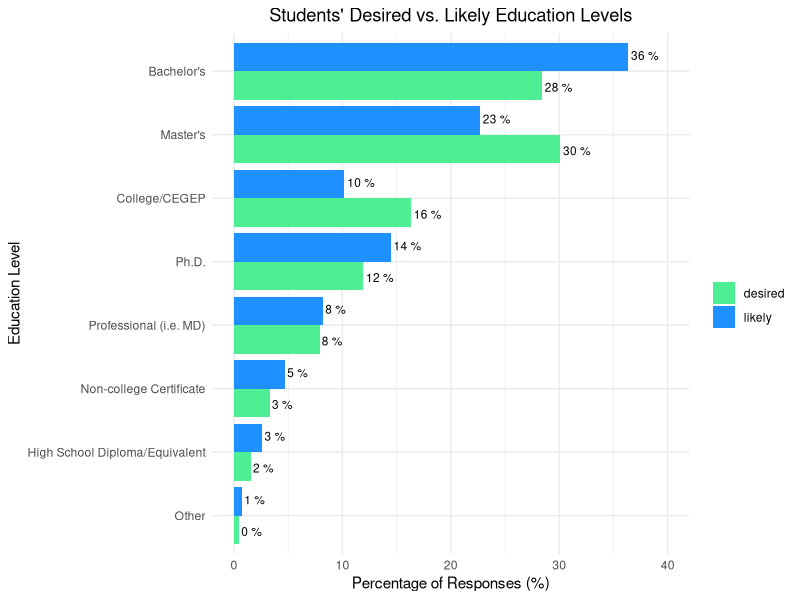
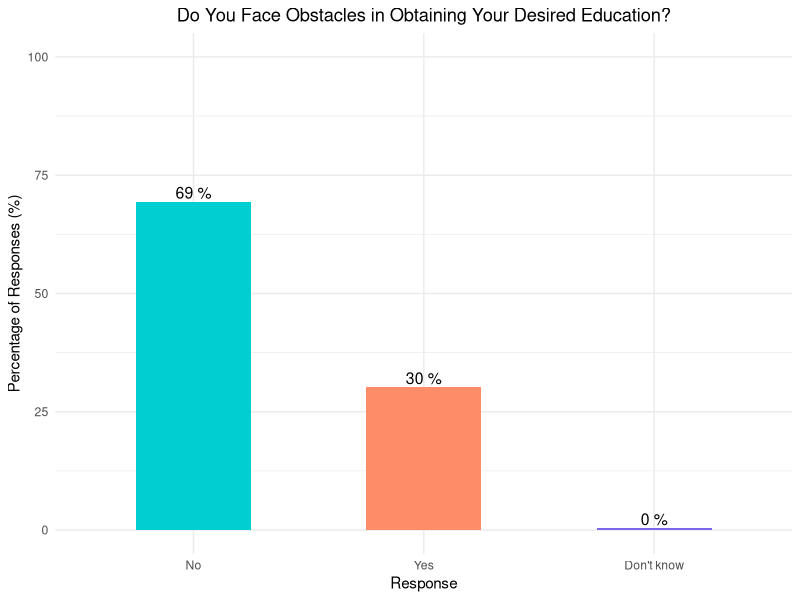
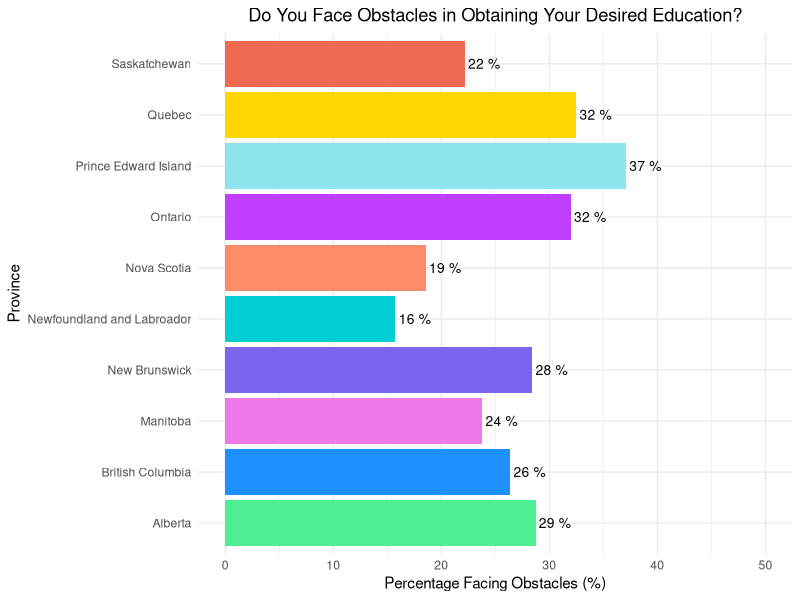
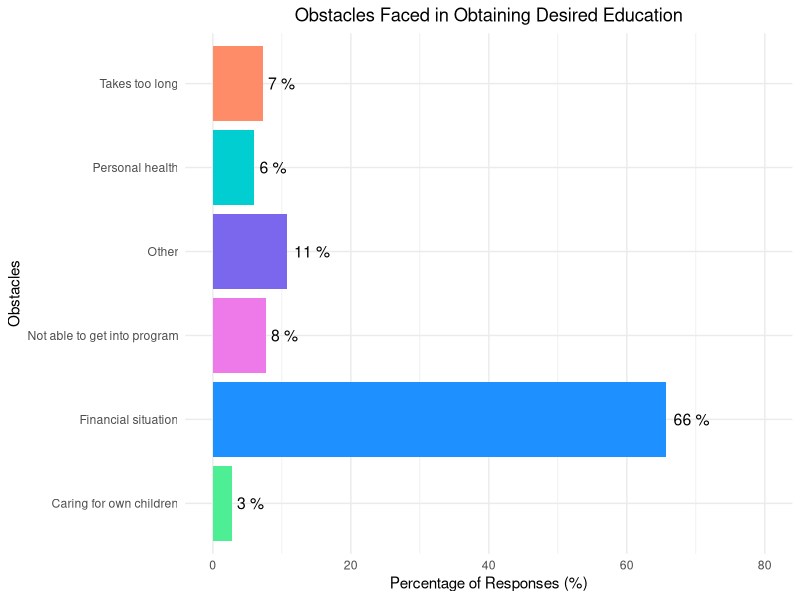
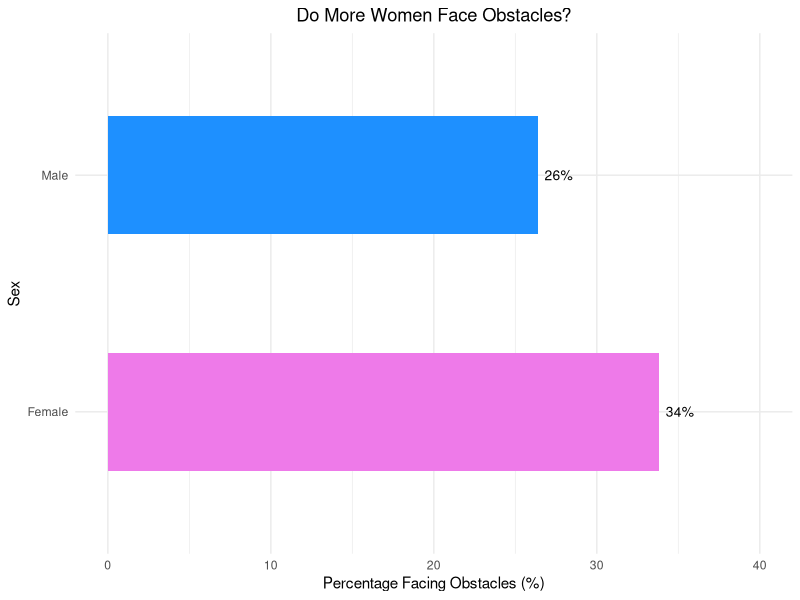
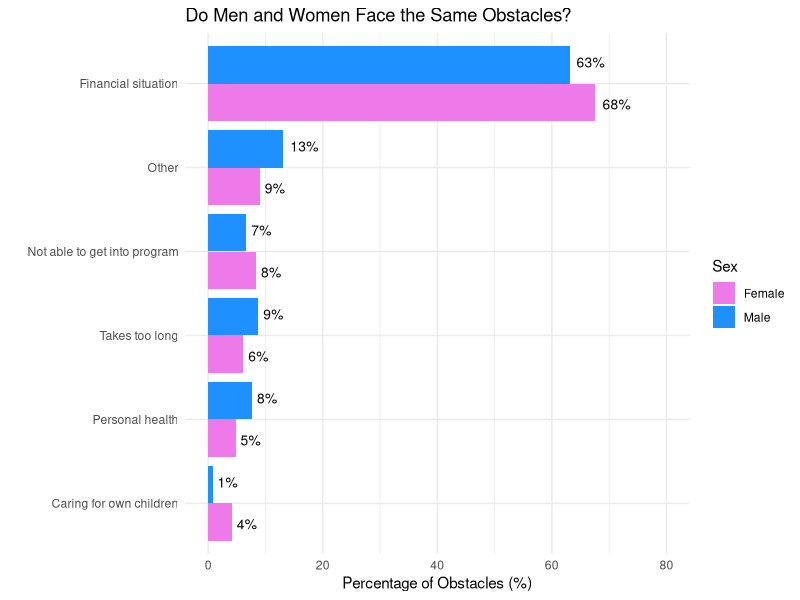
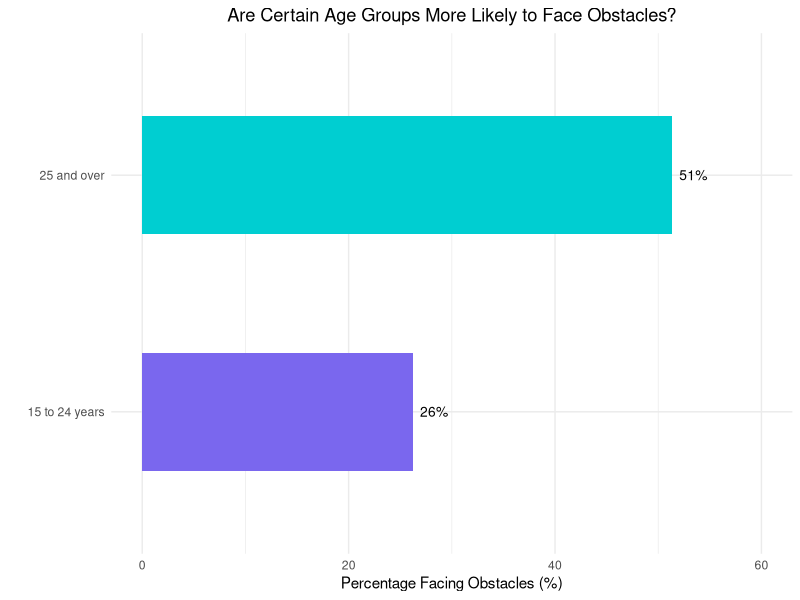
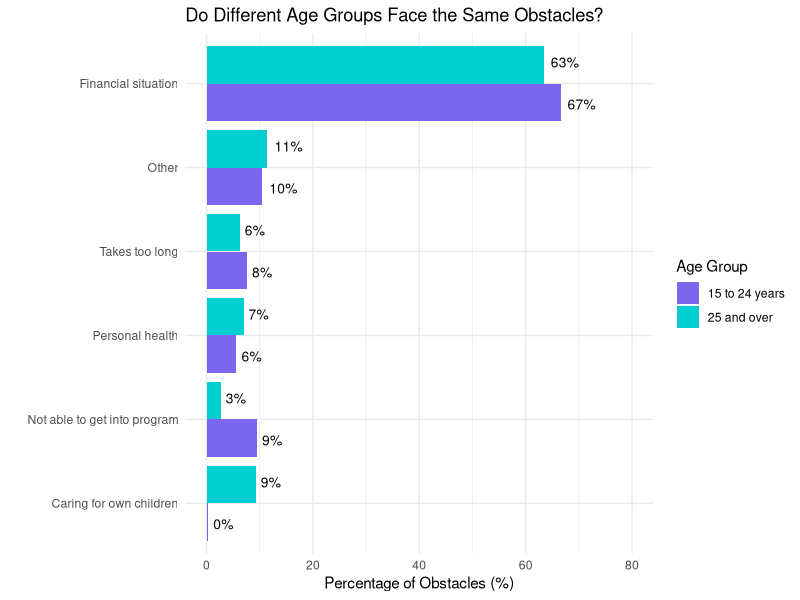

Generate these figures, in order, with R:
## ---- chunk 1
knitr::opts_chunk$set(echo = TRUE)
library(tidyverse)
library(dplyr)
library(kableExtra)

# header-includes:
#   - \usepackage{booktabs}
#   - \usepackage{subfig}
## ---- chunk 2
# tables 

mycols <- c("seagreen2", "dodgerblue","orchid2", "slateblue2",  "darkturquoise", "salmon1", "darkorchid1", "cadetblue2", "gold", "coral2") # my color palette

student_data <- read_csv("student_data.csv")  %>%
  mutate(age_group = ifelse(age_group == "15 to 24 years", 
                            "15 to 24 years", 
                            "25 and over")) %>% 
  mutate(obstacles_future_edu = ifelse(obstacles_future_edu == "Other - Specify", 
                                       "Other", 
                                       obstacles_future_edu)) # loading data

# counting sex 
sex_table <- student_data %>% 
  group_by(sex) %>% 
  summarise(n = sum(weight)) %>% 
  ungroup %>% 
  mutate(prop=paste(round(n/sum(n), 2)*100, "%")) 

# counting age group
age_table <- student_data %>% 
  group_by(age_group) %>% 
  summarise(n = sum(weight)) %>% 
  ungroup %>% 
  mutate(prop=paste(round(n/sum(n), 2)*100, "%")) 


prv_table <- student_data %>% 
  group_by(province) %>% 
  summarise(n = sum(weight)) %>% 
  ungroup %>% 
  mutate(prop=paste(round(n/sum(n), 2)*100, "%")) 

table <- rbind(sex_table, age_table %>% 
                 rename(sex = age_group), prv_table %>% 
                 rename(sex = province)) %>% 
  select(-n)
colnames(table) <- c("Variable", "Proportion")
table <- table %>% kbl(caption = "Student Demographics", align = c("lr")) %>% pack_rows("Sex", 1, 2) %>% pack_rows("Age Group", 3, 4) %>% pack_rows("Province", 5, 14) %>% kable_styling(bootstrap_options = c("condensed", "striped"))


## ---- chunk 3
table
## ---- chunk 4
# graphs 

# likely education levels 
likely_students <- student_data %>% 
  filter(likely_future_edu != "NA", desired_future_edu != "NA") %>% 
  group_by(likely_future_edu) %>% 
  summarise(n = sum(weight)) %>% 
  ungroup() %>% 
  mutate(future_edu = "likely") %>% 
  rename(edu_level = likely_future_edu) %>% 
  mutate(prop=100*n/sum(n)) 

# desired education levels of students
desired_students <- student_data %>% 
  filter(likely_future_edu != "NA", desired_future_edu != "NA") %>%  
  group_by(desired_future_edu) %>% 
  summarise(n = sum(weight)) %>%
  mutate(future_edu = "desired") %>% 
  rename(edu_level = desired_future_edu) %>% 
  mutate(prop = 100*n/sum(n))

future_education_data <- rbind(likely_students, desired_students)

# plot of proportions of students' desired and likely 

future_edu_props <-  future_education_data %>% ggplot(aes(y =reorder(edu_level, prop ), x=prop, fill = future_edu)) + geom_bar(stat = "identity", position = "dodge") + scale_fill_manual(values=mycols) + theme_minimal()  + labs(title = "Students' Desired vs. Likely Education Levels", x="Percentage of Responses (%)", y = "Education Level", fill = "")  + theme(plot.title = element_text(hjust = 0.5))  + geom_text(aes(label = paste(round(prop), "%")), size = 3, position = position_dodge(width = 1), hjust = -0.1) + scale_y_discrete( labels = c("Other", "High School Diploma/Equivalent", "Non-college Certificate", "Professional (i.e. MD)" , "Ph.D." , "College/CEGEP", "Master's", "Bachelor's" )) + scale_x_continuous(limits = c(0, 40))

## ---- chunk 5
future_edu_props
## ---- chunk 6

# proportion of students facing obstacles 

future_obstacles <- student_data %>% 
  filter(obstacles != "NA") %>% 
  group_by(obstacles) %>%
  summarise(n = sum(weight)) %>% 
  mutate(prop = n*100/sum(n)) %>%  
  ggplot(aes(x = reorder(obstacles, -prop), y=prop)) + 
  geom_bar(stat = "identity", position = "dodge", fill = mycols[4:6], width = 0.5)  +
  theme_minimal()  + 
  labs(x = "Response", y = "Percentage of Responses (%)") + 
  ggtitle("Do You Face Obstacles in Obtaining Your Desired Education?") + 
  theme(plot.title = element_text(hjust = 0.5))  + 
  geom_text(aes(label = paste(round(prop), "%")), size = 4, vjust = -0.25) + 
  scale_y_continuous(limits = c(0,100))  

# specific obstacles faced 

what_obstacles_data <- student_data %>% 
  filter(obstacles_future_edu != "NA")
what_obstacles <- what_obstacles_data  %>% 
  mutate(obstacles_future_edu = ifelse(obstacles_future_edu == "Other - Specify", "Other", obstacles_future_edu)) %>% 
  group_by(obstacles_future_edu) %>% 
  summarise(n = sum(weight)) %>% 
  ungroup() %>% 
  mutate(prop = 100*n/sum(n))

what_obstacles <- what_obstacles %>% 
  ggplot(aes(y = obstacles_future_edu, x = prop)) + 
  geom_bar(stat = "identity", position = "dodge", fill = mycols[1:6])+ 
  theme_minimal() + 
  labs(y = "Obstacles", x = "Percentage of Responses (%)") + 
  ggtitle("Obstacles Faced in Obtaining Desired Education") + 
  theme(plot.title = element_text(hjust = 0.5))  + 
  geom_text(aes(label = paste(round(prop), "%")), size = 4, hjust = -0.2) + 
  scale_x_continuous(limits = c(0, 80))

# obstacles by province


prv_obstacles <- cbind(student_data %>% filter(obstacles == "Yes") %>% 
                         group_by(province) %>% 
                         summarise(n=sum(weight)), total = prv_table$n) %>% 
  mutate(prop = n*100/total) %>% 
  ggplot(aes(x = prop, y=province)) + 
  geom_bar(stat = "identity", fill = mycols)  + 
  theme_minimal()  + 
  labs(x = "Percentage Facing Obstacles (%)", y = "Province") + 
  ggtitle("Do You Face Obstacles in Obtaining Your Desired Education?") + 
  theme(plot.title = element_text(hjust = 0.5))  + 
  geom_text(aes(label = paste(round(prop), "%")), size = 3.5, hjust = -0.1) + 
  scale_x_continuous(limits = c(0,50)) 


## ---- chunk 7
future_obstacles 

## ---- chunk 8
prv_obstacles 
## ---- chunk 9
what_obstacles
## ---- chunk 10
# comparing obstacles for men and women


fem1<- sum((student_data %>% filter(sex == "Female", obstacles != "NA"))$weight)
male1 <- sum((student_data %>% filter(sex == "Male", obstacles != "NA"))$weight)
sex1 <- student_data %>% 
  filter(obstacles!= "NA") %>% 
  group_by(sex, obstacles) %>% 
  summarise(n=sum(weight)) %>%
  mutate(prop = ifelse(sex=="Male", 100*n/male1, 100*n/fem1))

obstacles_sex_1 <- sex1 %>% 
  filter(obstacles == "Yes") %>% 
  ggplot(aes(y=sex, x = prop)) + 
  geom_bar(stat = "identity", width = 0.5, fill = c("orchid2", "dodgerblue")) + 
  theme_minimal() + 
  labs(title = "Do More Women Face Obstacles?", y = "Sex", x = "Percentage Facing Obstacles (%)") + scale_fill_manual(values = c("orchid2", "dodgerblue")) + 
  geom_text(aes(label = paste0(round(prop),"%")), 
            position = position_dodge(width = 1), hjust= -0.25, size = 3.5) + 
  scale_x_continuous(limits = c(0,40)) + theme(plot.title = element_text(hjust = 0.5))

fem2<- sum((student_data %>% filter(sex == "Female", obstacles_future_edu != "NA"))$weight)
male2 <- sum((student_data %>% filter(sex == "Male", obstacles_future_edu != "NA"))$weight)
sex2 <- student_data %>% 
  filter(obstacles_future_edu != "NA") %>% 
  group_by(sex, obstacles_future_edu) %>% 
  summarise(n=sum(weight)) %>%
  mutate(prop = ifelse(sex=="Male", 100*n/male2, 100*n/fem2))


obstacles_sex_2 <- sex2 %>% 
  ggplot(aes(y=reorder(obstacles_future_edu, prop), x = prop, fill = sex)) + 
  geom_bar(stat = "identity", position = "dodge") + 
  theme_minimal() + 
  labs(title = "Do Men and Women Face the Same Obstacles?", 
       y = "", 
       x = "Percentage of Obstacles (%)", fill = "Sex") + 
  scale_fill_manual(values = c("orchid2", "dodgerblue")) + 
  geom_text(aes(label = paste0(round(prop),"%")), position = position_dodge(width = 1), hjust= -0.25, size = 3.5) + scale_x_continuous(limits = c(0, 80))




## ---- chunk 11
obstacles_sex_1
## ---- chunk 12
obstacles_sex_2
## ---- chunk 13

# comparing obstacles for old and young students
young1<- sum((student_data %>% filter(age_group == "15 to 24 years", obstacles!= "NA"))$weight)
old1<- sum((student_data %>% filter(age_group == "25 and over", obstacles!= "NA"))$weight)
age1 <- student_data  %>% 
  filter(obstacles!= "NA") %>% 
  group_by(age_group, obstacles) %>% 
  summarise(n = sum(weight)) %>% 
  mutate(prop = ifelse(age_group == "15 to 24 years", 100*n/young1, 100*n/old1))

obstacles_age_1 <- age1 %>% 
  filter(obstacles == "Yes") %>% 
  ggplot(aes(y=age_group, x = prop)) + 
  geom_bar(stat = "identity", position = "dodge", fill = mycols[4:5], width = 0.5) + 
  theme_minimal() + 
  labs(title = "Are Certain Age Groups More Likely to Face Obstacles?", y = "", x = "Percentage Facing Obstacles (%)") + 
  scale_fill_manual(values = mycols[4:5]) + 
  geom_text(aes(label = paste0(round(prop),"%")), position = position_dodge(width = 1), hjust= -0.25, size = 3.5) + scale_x_continuous(limits = c(0, 60))  + theme(plot.title = element_text(hjust = 0.5))


young2<- sum((student_data %>% filter(age_group == "15 to 24 years", obstacles_future_edu!= "NA"))$weight)
old2<- sum((student_data %>% filter(age_group == "25 and over", obstacles_future_edu!= "NA"))$weight)

age2 <- student_data  %>% 
  filter(obstacles_future_edu != "NA") %>% 
  group_by(age_group, obstacles_future_edu) %>% 
  summarise(n = sum(weight)) %>% 
  mutate(prop = ifelse(age_group == "15 to 24 years", 100*n/young2, 100*n/old2))

obstacles_age_2 <- age2 %>% 
  ggplot(aes(y=reorder(obstacles_future_edu, prop), x = prop, fill = age_group)) + 
  geom_bar(stat = "identity", position = "dodge") + 
  theme_minimal() + 
  labs(title = "Do Different Age Groups Face the Same Obstacles?", y = "", x = "Percentage of Obstacles (%)", 
       fill = "Age Group") + 
  scale_fill_manual(values = mycols[4:5]) + 
  geom_text(aes(label = paste0(round(prop),"%")), position = position_dodge(width = 1), hjust= -0.25, size = 3.5) + scale_x_continuous(limits = c(0, 80))





## ---- chunk 14
obstacles_age_1
## ---- chunk 15
obstacles_age_2
